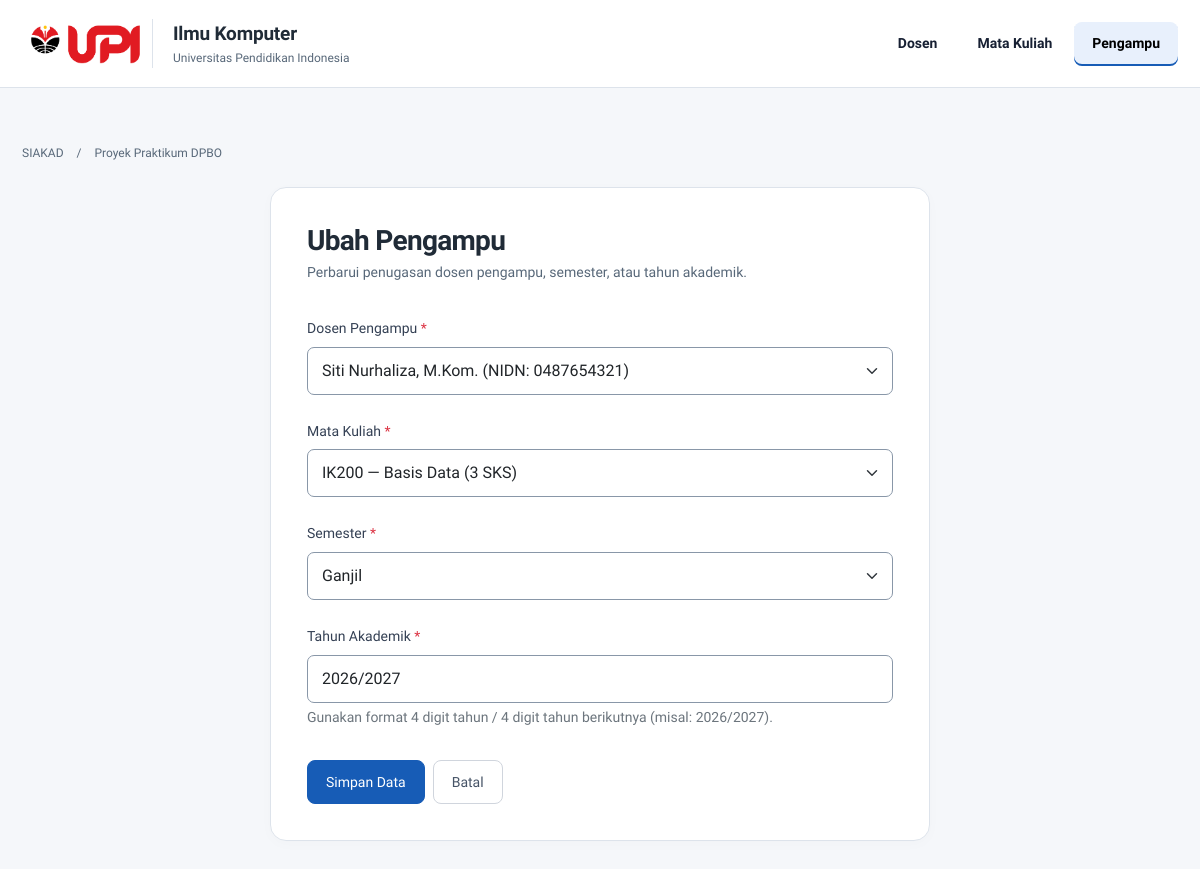
Screenshot of /index.php?route=assignments&action=edit&id=2 with the database file from the repository.
### tables this page shows
CREATE TABLE IF NOT EXISTS `teaching_assignments` (
  `id` INT UNSIGNED AUTO_INCREMENT PRIMARY KEY,
  `lecturer_id` INT UNSIGNED NOT NULL,
  `course_id` INT UNSIGNED NOT NULL,
  `semester` ENUM('Ganjil', 'Genap') NOT NULL,
  `academic_year` VARCHAR(9) NOT NULL,
  CONSTRAINT `fk_assignment_lecturer` FOREIGN KEY (`lecturer_id`) REFERENCES `lecturers` (`id`) ON DELETE CASCADE ON UPDATE CASCADE,
  CONSTRAINT `fk_assignment_course` FOREIGN KEY (`course_id`) REFERENCES `courses` (`id`) ON DELETE CASCADE ON UPDATE CASCADE,
  UNIQUE KEY `unique_assignment` (`lecturer_id`, `course_id`, `semester`, `academic_year`)
);

CREATE TABLE IF NOT EXISTS `lecturers` (
  `id` INT UNSIGNED AUTO_INCREMENT PRIMARY KEY,
  `name` VARCHAR(100) NOT NULL,
  `nidn` VARCHAR(30) NOT NULL UNIQUE,
  `phone` VARCHAR(20) NOT NULL,
  `join_date` DATE NOT NULL
);

CREATE TABLE IF NOT EXISTS `courses` (
  `id` INT UNSIGNED AUTO_INCREMENT PRIMARY KEY,
  `code` VARCHAR(20) NOT NULL UNIQUE,
  `name` VARCHAR(100) NOT NULL,
  `credits` TINYINT UNSIGNED NOT NULL
);

### controllers/Controller.php (called while the page is built, shortened)
<?php
abstract class Controller
{
    protected function view(string $name, array $data = []): void
    {
        extract($data);
        require __DIR__ . '/../views/layout/header.php';
        require __DIR__ . '/../views/' . $name . '.php';
        require __DIR__ . '/../views/layout/footer.php';
    }
}

### controllers/AssignmentController.php (called while the page is built, shortened)
<?php
require_once __DIR__ . '/Controller.php';
require_once __DIR__ . '/../models/TeachingAssignment.php';
class AssignmentController extends Controller
{
    private TeachingAssignment $assignment;
    private Lecturer $lecturer;
    private Course $course;
    public function __construct()
    {
        $this->assignment = new TeachingAssignment();
        $this->lecturer = new Lecturer();
        $this->course = new Course();
    }
    public function edit(): void
    {
        $id = filter_var($_GET['id'] ?? null, FILTER_VALIDATE_INT);
        $assignment = $this->assignment->find($id);
        $this->view('assignments/form', [
            'assignment' => $assignment,
            'title' => 'Ubah Pengampu',
            'lecturers' => $this->lecturer->all(),
            'courses' => $this->course->all(),
            'errors' => [],
        ]);
    }
}

### public/index.php (called while the page is built, shortened)
<?php
require_once __DIR__ . '/../controllers/LecturerController.php';
require_once __DIR__ . '/../controllers/CourseController.php';
require_once __DIR__ . '/../controllers/AssignmentController.php';
$route = (string)($_GET['route'] ?? 'lecturers');
$action = (string)($_GET['action'] ?? 'index');
try {
    $controller = new $controllerClass();
    $controller->$action();
} catch (mysqli_sql_exception $error) {
    http_response_code(500);
    $errorCode = $error->getCode();
    $message = in_array($errorCode, [1062, 1452], true)
        ? 'Data duplikat atau data relasi yang dipilih tidak tersedia. Silakan periksa kembali isian Anda.'
        : 'Terjadi kendala pada koneksi basis data. Pastikan layanan MySQL aktif dan konfigurasi database sudah benar.';
    echo '<!doctype html><html lang="id"><head><meta charset="utf-8"><title>Terjadi Kendala</title><link href="assets/vendor/bootstrap.min.css" rel="stylesheet"><link href="assets/app.css" rel="stylesheet"></head><body class="p-4"><div class="container"><div class="alert alert-danger" role="alert"><h4 class="alert-heading">Kendala Sistem</h4><p>' . htmlspecialchars($message) . '</p><hr><a href="index.php?route=' . htmlspecialchars($route) . '" class="btn btn-primary">Kembali</a></div></div></body></html>';
} catch (Throwable $error) {
    http_response_code(500);
    echo '<!doctype html><html lang="id"><head><meta charset="utf-8"><title>Kesalahan Server</title><link href="assets/vendor/bootstrap.min.css" rel="stylesheet"><link href="assets/app.css" rel="stylesheet"></head><body class="p-4"><div class="container"><div class="alert alert-danger" role="alert"><h4 class="alert-heading">Kesalahan Server</h4><p>Terjadi kesalahan pada server saat memproses permintaan Anda.</p><hr><a href="index.php?route=' . htmlspecialchars($route) . '" class="btn btn-primary">Kembali</a></div></div></body></html>';
}

### models/TeachingAssignment.php (called while the page is built, shortened)
<?php
require_once __DIR__ . '/../config/Database.php';
class TeachingAssignment
{
    private mysqli $db;
    public function __construct()
    {
        $this->db = Database::connection();
    }
    public function find(int $id): ?array
    {
        $stmt = $this->db->prepare('SELECT * FROM teaching_assignments WHERE id = ?');
        $stmt->bind_param('i', $id);
        $stmt->execute();
        $result = $stmt->get_result()->fetch_assoc();
        return $result ?: null;
    }
}

### config/Database.php (called while the page is built, shortened)
<?php
class Database
{
    private static ?mysqli $connection = null;
    public static function connection(): mysqli
    {
        if (self::$connection === null) {
            $configFile = __DIR__ . '/database-config.php';
            $config = require $configFile;
            self::$connection = new mysqli(
                (string)($config['host'] ?? '127.0.0.1'),
                (string)($config['username'] ?? 'root'),
                (string)($config['password'] ?? ''),
                (string)($config['database'] ?? 'tp_mvc25'),
                (int)($config['port'] ?? 3306)
            );
            self::$connection->set_charset('utf8mb4');
        }
        return self::$connection;
    }
}

### config/database-config.php (called while the page is built)
<?php
return ['host'=>'127.0.0.1', 'port'=>3306, 'username'=>'root', 'password'=>'', 'database'=>'tp_mvc25'];

### models/Lecturer.php (called while the page is built, shortened)
<?php
require_once __DIR__ . '/../config/Database.php';
class Lecturer
{
    private mysqli $db;
    public function __construct()
    {
        $this->db = Database::connection();
    }
    public function all(): mysqli_result
    {
        return $this->db->query('SELECT * FROM lecturers ORDER BY id DESC');
    }
}

### models/Course.php (called while the page is built, shortened)
<?php
require_once __DIR__ . '/../config/Database.php';
class Course
{
    private mysqli $db;
    public function __construct()
    {
        $this->db = Database::connection();
    }
    public function all(): mysqli_result
    {
        return $this->db->query('SELECT * FROM courses ORDER BY id DESC');
    }
}

### views/assignments/form.php (the view, shortened to what this page needs)
<?php
$editing = !empty($assignment['id']);
?>
<div class="content-panel form-panel mx-auto">
  <h1><?= htmlspecialchars($title) ?></h1>
  <p><?= $editing ? 'Perbarui penugasan dosen pengampu, semester, atau tahun akademik.' : 'Tentukan dosen, mata kuliah, dan periode penugasan pengampu.' ?></p>
  <form method="post" action="index.php?route=assignments&action=<?= $editing ? 'update' : 'store' ?>" novalidate>
    <div class="mb-3">
      <label class="form-label" for="field-lecturer">Dosen Pengampu <span class="text-danger">*</span></label>
      <select id="field-lecturer" class="form-select<?= isset($errors['lecturer_id']) ? ' is-invalid' : '' ?>" name="lecturer_id" required>
        <?php while ($l = $lecturers->fetch_assoc()): ?>
          <option value="<?= htmlspecialchars((string)$l['id']) ?>" <?= ((string)($assignment['lecturer_id'] ?? '') === (string)$l['id']) ? 'selected' : '' ?>>
            <?= htmlspecialchars($l['name'] . ' (NIDN: ' . $l['nidn'] . ')') ?>
          </option>
        <?php endwhile; ?>
      </select>
    </div>
    <div class="mb-3">
      <label class="form-label" for="field-course">Mata Kuliah <span class="text-danger">*</span></label>
      <select id="field-course" class="form-select<?= isset($errors['course_id']) ? ' is-invalid' : '' ?>" name="course_id" required>
        <?php while ($c = $courses->fetch_assoc()): ?>
          <option value="<?= htmlspecialchars((string)$c['id']) ?>" <?= ((string)($assignment['course_id'] ?? '') === (string)$c['id']) ? 'selected' : '' ?>>
            <?= htmlspecialchars($c['code'] . ' — ' . $c['name'] . ' (' . $c['credits'] . ' SKS)') ?>
          </option>
        <?php endwhile; ?>
      </select>
    </div>
    <div class="mb-3">
      <label class="form-label" for="field-semester">Semester <span class="text-danger">*</span></label>
      <select id="field-semester" class="form-select<?= isset($errors['semester']) ? ' is-invalid' : '' ?>" name="semester" required>
        <option value="Ganjil" <?= (($assignment['semester'] ?? 'Ganjil') === 'Ganjil') ? 'selected' : '' ?>>Ganjil</option>
      </select>
    </div>
    <div class="mb-3">
      <label class="form-label" for="field-academic-year">Tahun Akademik <span class="text-danger">*</span></label>
      <input id="field-academic-year" class="form-control<?= isset($errors['academic_year']) ? ' is-invalid' : '' ?>" name="academic_year" placeholder="Contoh: 2026/2027" pattern="[0-9]{4}/[0-9]{4}" maxlength="9" value="<?= htmlspecialchars((string)($assignment['academic_year'] ?? '')) ?>" required>
      <div class="form-text">Gunakan format 4 digit tahun / 4 digit tahun berikutnya (misal: 2026/2027).</div>
    </div>
    <div class="pt-2">
      <button type="submit" class="btn btn-primary">Simpan Data</button>
      <a class="btn btn-outline-secondary ms-1" href="index.php?route=assignments">Batal</a>
    </div>
  </form>
</div>

### public/assets/app.css (style rules this page uses)
:root { --ink: #172033; --muted: #667085; --line: #e6e8ec; --surface: #ffffff; --canvas: #f7f8fa; --primary: #2457a6; --primary-hover: #1c478a; --danger: #bd3038; }
* { box-sizing: border-box; }
body { min-height: 100vh; color: var(--ink); background: var(--canvas); font-family: "Google Sans", system-ui, -apple-system, BlinkMacSystemFont, "Segoe UI", sans-serif; }
.content-panel { overflow: hidden; background: var(--surface); border: 1px solid var(--line); border-radius: 10px; box-shadow: 0 1px 2px rgba(16,24,40,.03); }
.btn { border-radius: 7px; font-size: 13px; font-weight: 650; padding: 8px 12px; }
.btn-primary { background: var(--primary); border-color: var(--primary); }
.btn-outline-secondary { color: #475467; border-color: #d0d5dd; }
.form-panel { max-width: 690px; padding: 28px; }
.form-panel h1 { margin: 0 0 5px; font-size: 23px; font-weight: 720; letter-spacing: -.025em; }
.form-panel > p { margin-bottom: 26px; color: var(--muted); font-size: 14px; }
.form-label { margin-bottom: 7px; color: #344054; font-size: 13px; font-weight: 650; }
.form-control, .form-select { min-height: 42px; border-color: #d0d5dd; border-radius: 7px; font-size: 14px; }
:root { --ink: #202b37; --muted: #586879; --canvas: #f5f7fa; --primary: #175cb6; --primary-hover: #104a94; --line: #dde3eb; }
body { line-height: 1.55; }
.content-panel { border-radius: 16px; box-shadow: 0 3px 14px #17203305; }
.btn { min-height: 44px; display: inline-flex; align-items: center; justify-content: center; padding: 10px 18px; font-size: 14px; font-weight: 500; border-radius: 8px; }
.form-panel { max-width: 660px; padding: 36px; }
.form-panel h1 { font-size: 28px; font-weight: 600; }
.form-panel > p { margin-bottom: 32px; }
.form-panel .mb-3 { margin-bottom: 24px !important; }
.form-label { font-size: 14px; font-weight: 500; }
.form-control, .form-select { min-height: 48px; padding: 11px 14px; font-size: 16px; border-color: #8997a8; }
@media (prefers-reduced-motion: no-preference) { .btn, .nav-link, .form-control, .form-select { transition: background-color 160ms ease, color 160ms ease, border-color 160ms ease, box-shadow 160ms ease, transform 160ms ease; } }

### rows the page displays
teaching_assignments: lecturer_id "Siti Nurhaliza, M.Kom. (NIDN: 0487654321)", course_id "IK200 — Basis Data (3 SKS)", semester "Ganjil", academic_year "2026/2027"

### other values shown
$label "Dosen"
$label "Mata Kuliah"
$label "Pengampu"
$title "Ubah Pengampu"
